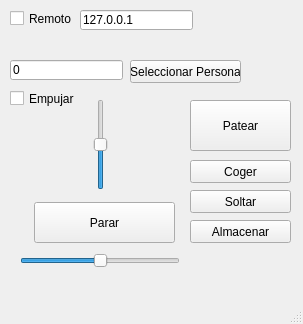
<?xml version="1.0" encoding="UTF-8"?>
<ui version="4.0">
 <class>CControlPersona</class>
 <widget class="QMainWindow" name="CControlPersona">
  <property name="geometry">
   <rect>
    <x>0</x>
    <y>0</y>
    <width>303</width>
    <height>324</height>
   </rect>
  </property>
  <property name="windowTitle">
   <string>Control Persona</string>
  </property>
  <widget class="QWidget" name="centralwidget">
   <widget class="QPushButton" name="pushButtonParar">
    <property name="geometry">
     <rect>
      <x>34</x>
      <y>202</y>
      <width>141</width>
      <height>41</height>
     </rect>
    </property>
    <property name="text">
     <string>Parar</string>
    </property>
   </widget>
   <widget class="QSlider" name="verticalSliderAvanzar">
    <property name="geometry">
     <rect>
      <x>90</x>
      <y>99</y>
      <width>22</width>
      <height>91</height>
     </rect>
    </property>
    <property name="minimum">
     <number>-99</number>
    </property>
    <property name="value">
     <number>0</number>
    </property>
    <property name="orientation">
     <enum>Qt::Vertical</enum>
    </property>
   </widget>
   <widget class="QPushButton" name="pushButtonCoger">
    <property name="geometry">
     <rect>
      <x>190</x>
      <y>160</y>
      <width>101</width>
      <height>23</height>
     </rect>
    </property>
    <property name="text">
     <string>Coger</string>
    </property>
   </widget>
   <widget class="QPushButton" name="pushButtonSoltar">
    <property name="geometry">
     <rect>
      <x>190</x>
      <y>190</y>
      <width>101</width>
      <height>23</height>
     </rect>
    </property>
    <property name="text">
     <string>Soltar</string>
    </property>
   </widget>
   <widget class="QPushButton" name="pushButtonAlmacenar">
    <property name="geometry">
     <rect>
      <x>190</x>
      <y>220</y>
      <width>101</width>
      <height>23</height>
     </rect>
    </property>
    <property name="text">
     <string>Almacenar</string>
    </property>
   </widget>
   <widget class="QPushButton" name="pushButtonPatear">
    <property name="geometry">
     <rect>
      <x>190</x>
      <y>100</y>
      <width>101</width>
      <height>51</height>
     </rect>
    </property>
    <property name="text">
     <string>Patear</string>
    </property>
   </widget>
   <widget class="QLineEdit" name="lineEditIdPersona">
    <property name="geometry">
     <rect>
      <x>10</x>
      <y>60</y>
      <width>113</width>
      <height>20</height>
     </rect>
    </property>
    <property name="text">
     <string>0</string>
    </property>
   </widget>
   <widget class="QPushButton" name="pushButtonSeleccionarPersona">
    <property name="geometry">
     <rect>
      <x>130</x>
      <y>60</y>
      <width>111</width>
      <height>23</height>
     </rect>
    </property>
    <property name="text">
     <string>Seleccionar Persona</string>
    </property>
   </widget>
   <widget class="QSlider" name="horizontalSliderGirar">
    <property name="geometry">
     <rect>
      <x>20</x>
      <y>250</y>
      <width>160</width>
      <height>22</height>
     </rect>
    </property>
    <property name="minimum">
     <number>-99</number>
    </property>
    <property name="maximum">
     <number>99</number>
    </property>
    <property name="value">
     <number>0</number>
    </property>
    <property name="orientation">
     <enum>Qt::Horizontal</enum>
    </property>
   </widget>
   <widget class="QCheckBox" name="checkBoxEmpujar">
    <property name="geometry">
     <rect>
      <x>10</x>
      <y>90</y>
      <width>91</width>
      <height>17</height>
     </rect>
    </property>
    <property name="text">
     <string>Empujar</string>
    </property>
   </widget>
   <widget class="QCheckBox" name="checkBoxRemoto">
    <property name="geometry">
     <rect>
      <x>10</x>
      <y>10</y>
      <width>70</width>
      <height>17</height>
     </rect>
    </property>
    <property name="text">
     <string>Remoto</string>
    </property>
   </widget>
   <widget class="QLineEdit" name="lineEditServidor">
    <property name="geometry">
     <rect>
      <x>80</x>
      <y>10</y>
      <width>113</width>
      <height>20</height>
     </rect>
    </property>
    <property name="text">
     <string>127.0.0.1</string>
    </property>
   </widget>
  </widget>
  <widget class="QMenuBar" name="menubar">
   <property name="geometry">
    <rect>
     <x>0</x>
     <y>0</y>
     <width>303</width>
     <height>21</height>
    </rect>
   </property>
  </widget>
  <widget class="QStatusBar" name="statusbar"/>
 </widget>
 <resources/>
 <connections/>
</ui>
